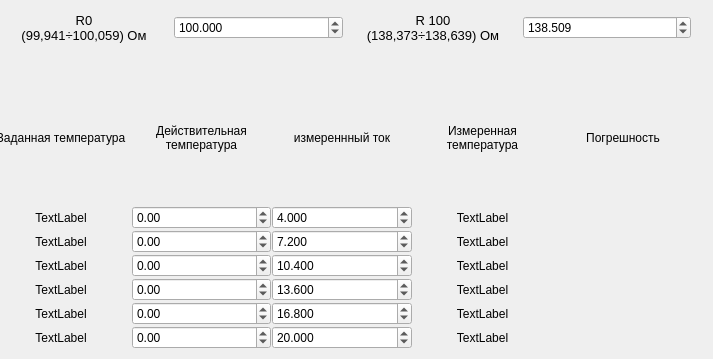
     <widget class="QWidget" name="tab_2">
      <attribute name="title">
       <string>Измерения</string>
      </attribute>
      <widget class="QWidget" name="gridLayoutWidget">
       <property name="geometry">
        <rect>
         <x>-10</x>
         <y>70</y>
         <width>704</width>
         <height>280</height>
        </rect>
       </property>
       <layout class="QGridLayout" name="gridLayout">
        <property name="margin">
         <number>1</number>
        </property>
        <property name="spacing">
         <number>1</number>
        </property>
        <item row="5" column="0">
         <widget class="QLabel" name="p1Value">
          <property name="sizePolicy">
           <sizepolicy hsizetype="Preferred" vsizetype="Preferred">
            <horstretch>1</horstretch>
            <verstretch>0</verstretch>
           </sizepolicy>
          </property>
          <property name="text">
           <string>TextLabel</string>
          </property>
          <property name="alignment">
           <set>Qt::AlignCenter</set>
          </property>
         </widget>
        </item>
        <item row="6" column="0">
         <widget class="QLabel" name="p2Value">
          <property name="sizePolicy">
           <sizepolicy hsizetype="Preferred" vsizetype="Preferred">
            <horstretch>1</horstretch>
            <verstretch>0</verstretch>
           </sizepolicy>
          </property>
          <property name="text">
           <string>TextLabel</string>
          </property>
          <property name="alignment">
           <set>Qt::AlignCenter</set>
          </property>
         </widget>
        </item>
        <item row="7" column="0">
         <widget class="QLabel" name="p3Value">
          <property name="sizePolicy">
           <sizepolicy hsizetype="Preferred" vsizetype="Preferred">
            <horstretch>1</horstretch>
            <verstretch>0</verstretch>
           </sizepolicy>
          </property>
          <property name="text">
           <string>TextLabel</string>
          </property>
          <property name="alignment">
           <set>Qt::AlignCenter</set>
          </property>
         </widget>
        </item>
        <item row="8" column="0">
         <widget class="QLabel" name="p4Value">
          <property name="sizePolicy">
           <sizepolicy hsizetype="Preferred" vsizetype="Preferred">
            <horstretch>1</horstretch>
            <verstretch>0</verstretch>
           </sizepolicy>
          </property>
          <property name="text">
           <string>TextLabel</string>
          </property>
          <property name="alignment">
           <set>Qt::AlignCenter</set>
          </property>
         </widget>
        </item>
        <item row="9" column="0">
         <widget class="QLabel" name="p5Value">
          <property name="sizePolicy">
           <sizepolicy hsizetype="Preferred" vsizetype="Preferred">
            <horstretch>1</horstretch>
            <verstretch>0</verstretch>
           </sizepolicy>
          </property>
          <property name="text">
           <string>TextLabel</string>
          </property>
          <property name="alignment">
           <set>Qt::AlignCenter</set>
          </property>
         </widget>
        </item>
        <item row="10" column="0">
         <widget class="QLabel" name="p6Value">
          <property name="sizePolicy">
           <sizepolicy hsizetype="Preferred" vsizetype="Preferred">
            <horstretch>1</horstretch>
            <verstretch>0</verstretch>
           </sizepolicy>
          </property>
          <property name="text">
           <string>TextLabel</string>
          </property>
          <property name="alignment">
           <set>Qt::AlignCenter</set>
          </property>
         </widget>
        </item>
        <item row="5" column="2">
         <widget class="QDoubleSpinBox" name="i1">
          <property name="sizePolicy">
           <sizepolicy hsizetype="Minimum" vsizetype="Fixed">
            <horstretch>1</horstretch>
            <verstretch>0</verstretch>
           </sizepolicy>
          </property>
          <property name="decimals">
           <number>3</number>
          </property>
          <property name="singleStep">
           <double>0.001000000000000</double>
          </property>
          <property name="value">
           <double>4.000000000000000</double>
          </property>
         </widget>
        </item>
        <item row="6" column="2">
         <widget class="QDoubleSpinBox" name="i2">
          <property name="sizePolicy">
           <sizepolicy hsizetype="Minimum" vsizetype="Fixed">
            <horstretch>1</horstretch>
            <verstretch>0</verstretch>
           </sizepolicy>
          </property>
          <property name="decimals">
           <number>3</number>
          </property>
          <property name="singleStep">
           <double>0.001000000000000</double>
          </property>
          <property name="value">
           <double>7.200000000000000</double>
          </property>
         </widget>
        </item>
        <item row="7" column="2">
         <widget class="QDoubleSpinBox" name="i3">
          <property name="sizePolicy">
           <sizepolicy hsizetype="Minimum" vsizetype="Fixed">
            <horstretch>1</horstretch>
            <verstretch>0</verstretch>
           </sizepolicy>
          </property>
          <property name="decimals">
           <number>3</number>
          </property>
          <property name="singleStep">
           <double>0.001000000000000</double>
          </property>
          <property name="value">
           <double>10.400000000000000</double>
          </property>
         </widget>
        </item>
        <item row="8" column="2">
         <widget class="QDoubleSpinBox" name="i4">
          <property name="sizePolicy">
           <sizepolicy hsizetype="Minimum" vsizetype="Fixed">
            <horstretch>1</horstretch>
            <verstretch>0</verstretch>
           </sizepolicy>
          </property>
          <property name="decimals">
           <number>3</number>
          </property>
          <property name="singleStep">
           <double>0.001000000000000</double>
          </property>
          <property name="value">
           <double>13.600000000000000</double>
          </property>
         </widget>
        </item>
        <item row="9" column="2">
         <widget class="QDoubleSpinBox" name="i5">
          <property name="sizePolicy">
           <sizepolicy hsizetype="Minimum" vsizetype="Fixed">
            <horstretch>1</horstretch>
            <verstretch>0</verstretch>
           </sizepolicy>
          </property>
          <property name="decimals">
           <number>3</number>
          </property>
          <property name="singleStep">
           <double>0.001000000000000</double>
          </property>
          <property name="value">
           <double>16.800000000000001</double>
          </property>
         </widget>
        </item>
        <item row="10" column="2">
         <widget class="QDoubleSpinBox" name="i6">
          <property name="sizePolicy">
           <sizepolicy hsizetype="Minimum" vsizetype="Fixed">
            <horstretch>1</horstretch>
            <verstretch>0</verstretch>
           </sizepolicy>
          </property>
          <property name="decimals">
           <number>3</number>
          </property>
          <property name="singleStep">
           <double>0.001000000000000</double>
          </property>
          <property name="value">
           <double>20.000000000000000</double>
          </property>
         </widget>
        </item>
        <item row="5" column="4">
         <widget class="QLabel" name="du1">
          <property name="sizePolicy">
           <sizepolicy hsizetype="Preferred" vsizetype="Preferred">
            <horstretch>1</horstretch>
            <verstretch>0</verstretch>
           </sizepolicy>
          </property>
          <property name="text">
           <string/>
          </property>
          <property name="alignment">
           <set>Qt::AlignCenter</set>
          </property>
         </widget>
        </item>
        <item row="6" column="4">
         <widget class="QLabel" name="du2">
          <property name="sizePolicy">
           <sizepolicy hsizetype="Preferred" vsizetype="Preferred">
            <horstretch>1</horstretch>
            <verstretch>0</verstretch>
           </sizepolicy>
          </property>
          <property name="text">
           <string/>
          </property>
          <property name="alignment">
           <set>Qt::AlignCenter</set>
          </property>
         </widget>
        </item>
        <item row="7" column="4">
         <widget class="QLabel" name="du3">
          <property name="sizePolicy">
           <sizepolicy hsizetype="Preferred" vsizetype="Preferred">
            <horstretch>1</horstretch>
            <verstretch>0</verstretch>
           </sizepolicy>
          </property>
          <property name="text">
           <string/>
          </property>
          <property name="alignment">
           <set>Qt::AlignCenter</set>
          </property>
         </widget>
        </item>
        <item row="8" column="4">
         <widget class="QLabel" name="du4">
          <property name="sizePolicy">
           <sizepolicy hsizetype="Preferred" vsizetype="Preferred">
            <horstretch>1</horstretch>
            <verstretch>0</verstretch>
           </sizepolicy>
          </property>
          <property name="text">
           <string/>
          </property>
          <property name="alignment">
           <set>Qt::AlignCenter</set>
          </property>
         </widget>
        </item>
        <item row="9" column="4">
         <widget class="QLabel" name="du5">
          <property name="sizePolicy">
           <sizepolicy hsizetype="Preferred" vsizetype="Preferred">
            <horstretch>1</horstretch>
            <verstretch>0</verstretch>
           </sizepolicy>
          </property>
          <property name="text">
           <string/>
          </property>
          <property name="alignment">
           <set>Qt::AlignCenter</set>
          </property>
         </widget>
        </item>
        <item row="10" column="4">
         <widget class="QLabel" name="du6">
          <property name="sizePolicy">
           <sizepolicy hsizetype="Preferred" vsizetype="Preferred">
            <horstretch>1</horstretch>
            <verstretch>0</verstretch>
           </sizepolicy>
          </property>
          <property name="text">
           <string/>
          </property>
          <property name="alignment">
           <set>Qt::AlignCenter</set>
          </property>
         </widget>
        </item>
        <item row="4" column="3">
         <widget class="QLabel" name="label_12">
          <property name="sizePolicy">
           <sizepolicy hsizetype="Preferred" vsizetype="Preferred">
            <horstretch>1</horstretch>
            <verstretch>0</verstretch>
           </sizepolicy>
          </property>
          <property name="text">
           <string>Измеренная температура</string>
          </property>
          <property name="alignment">
           <set>Qt::AlignCenter</set>
          </property>
          <property name="wordWrap">
           <bool>true</bool>
          </property>
         </widget>
        </item>
        <item row="4" column="1">
         <widget class="QLabel" name="label_9">
          <property name="sizePolicy">
           <sizepolicy hsizetype="Preferred" vsizetype="Preferred">
            <horstretch>1</horstretch>
            <verstretch>0</verstretch>
           </sizepolicy>
          </property>
          <property name="text">
           <string>Действительная температура</string>
          </property>
          <property name="alignment">
           <set>Qt::AlignCenter</set>
          </property>
          <property name="wordWrap">
           <bool>true</bool>
          </property>
         </widget>
        </item>
        <item row="4" column="0">
         <widget class="QLabel" name="label_8">
          <property name="sizePolicy">
           <sizepolicy hsizetype="Preferred" vsizetype="Preferred">
            <horstretch>1</horstretch>
            <verstretch>0</verstretch>
           </sizepolicy>
          </property>
          <property name="text">
           <string>Заданная температура</string>
          </property>
          <property name="scaledContents">
           <bool>false</bool>
          </property>
          <property name="alignment">
           <set>Qt::AlignCenter</set>
          </property>
          <property name="wordWrap">
           <bool>true</bool>
          </property>
         </widget>
        </item>
        <item row="4" column="2">
         <widget class="QLabel" name="label_10">
          <property name="sizePolicy">
           <sizepolicy hsizetype="Preferred" vsizetype="Preferred">
            <horstretch>1</horstretch>
            <verstretch>0</verstretch>
           </sizepolicy>
          </property>
          <property name="text">
           <string>измереннный ток</string>
          </property>
          <property name="alignment">
           <set>Qt::AlignCenter</set>
          </property>
          <property name="wordWrap">
           <bool>true</bool>
          </property>
         </widget>
        </item>
        <item row="4" column="4">
         <widget class="QLabel" name="label_13">
          <property name="sizePolicy">
           <sizepolicy hsizetype="Preferred" vsizetype="Preferred">
            <horstretch>1</horstretch>
            <verstretch>0</verstretch>
           </sizepolicy>
          </property>
          <property name="text">
           <string>Погрешность</string>
          </property>
          <property name="alignment">
           <set>Qt::AlignCenter</set>
          </property>
          <property name="wordWrap">
           <bool>true</bool>
          </property>
         </widget>
        </item>
        <item row="5" column="1">
         <widget class="QDoubleSpinBox" name="t1">
          <property name="sizePolicy">
           <sizepolicy hsizetype="Minimum" vsizetype="Fixed">
            <horstretch>1</horstretch>
            <verstretch>0</verstretch>
           </sizepolicy>
          </property>
          <property name="decimals">
           <number>2</number>
          </property>
          <property name="minimum">
           <double>-200.000000000000000</double>
          </property>
          <property name="maximum">
           <double>200.000000000000000</double>
          </property>
          <property name="singleStep">
           <double>0.010000000000000</double>
          </property>
         </widget>
        </item>
        <item row="6" column="1">
         <widget class="QDoubleSpinBox" name="t2">
          <property name="sizePolicy">
           <sizepolicy hsizetype="Minimum" vsizetype="Fixed">
            <horstretch>1</horstretch>
            <verstretch>0</verstretch>
           </sizepolicy>
          </property>
          <property name="decimals">
           <number>2</number>
          </property>
          <property name="minimum">
           <double>-200.000000000000000</double>
          </property>
          <property name="maximum">
           <double>200.000000000000000</double>
          </property>
          <property name="singleStep">
           <double>0.010000000000000</double>
          </property>
         </widget>
        </item>
        <item row="7" column="1">
         <widget class="QDoubleSpinBox" name="t3">
          <property name="sizePolicy">
           <sizepolicy hsizetype="Minimum" vsizetype="Fixed">
            <horstretch>1</horstretch>
            <verstretch>0</verstretch>
           </sizepolicy>
          </property>
          <property name="decimals">
           <number>2</number>
          </property>
          <property name="minimum">
           <double>-200.000000000000000</double>
          </property>
          <property name="maximum">
           <double>200.000000000000000</double>
          </property>
          <property name="singleStep">
           <double>0.010000000000000</double>
          </property>
         </widget>
        </item>
        <item row="5" column="3">
         <widget class="QLabel" name="i1Value">
          <property name="sizePolicy">
           <sizepolicy hsizetype="Preferred" vsizetype="Preferred">
            <horstretch>1</horstretch>
            <verstretch>0</verstretch>
           </sizepolicy>
          </property>
          <property name="text">
           <string>TextLabel</string>
          </property>
          <property name="alignment">
           <set>Qt::AlignCenter</set>
          </property>
         </widget>
        </item>
        <item row="6" column="3">
         <widget class="QLabel" name="i2Value">
          <property name="sizePolicy">
           <sizepolicy hsizetype="Preferred" vsizetype="Preferred">
            <horstretch>1</horstretch>
            <verstretch>0</verstretch>
           </sizepolicy>
          </property>
          <property name="text">
           <string>TextLabel</string>
          </property>
          <property name="alignment">
           <set>Qt::AlignCenter</set>
          </property>
         </widget>
        </item>
        <item row="7" column="3">
         <widget class="QLabel" name="i3Value">
          <property name="sizePolicy">
           <sizepolicy hsizetype="Preferred" vsizetype="Preferred">
            <horstretch>1</horstretch>
            <verstretch>0</verstretch>
           </sizepolicy>
          </property>
          <property name="text">
           <string>TextLabel</string>
          </property>
          <property name="alignment">
           <set>Qt::AlignCenter</set>
          </property>
         </widget>
        </item>
        <item row="8" column="1">
         <widget class="QDoubleSpinBox" name="t4">
          <property name="sizePolicy">
           <sizepolicy hsizetype="Minimum" vsizetype="Fixed">
            <horstretch>1</horstretch>
            <verstretch>0</verstretch>
           </sizepolicy>
          </property>
          <property name="decimals">
           <number>2</number>
          </property>
          <property name="minimum">
           <double>-200.000000000000000</double>
          </property>
          <property name="maximum">
           <double>200.000000000000000</double>
          </property>
          <property name="singleStep">
           <double>0.010000000000000</double>
          </property>
         </widget>
        </item>
        <item row="9" column="1">
         <widget class="QDoubleSpinBox" name="t5">
          <property name="sizePolicy">
           <sizepolicy hsizetype="Minimum" vsizetype="Fixed">
            <horstretch>1</horstretch>
            <verstretch>0</verstretch>
           </sizepolicy>
          </property>
          <property name="decimals">
           <number>2</number>
          </property>
          <property name="minimum">
           <double>-200.000000000000000</double>
          </property>
          <property name="maximum">
           <double>200.000000000000000</double>
          </property>
          <property name="singleStep">
           <double>0.010000000000000</double>
          </property>
         </widget>
        </item>
        <item row="10" column="1">
         <widget class="QDoubleSpinBox" name="t6">
          <property name="sizePolicy">
           <sizepolicy hsizetype="Minimum" vsizetype="Fixed">
            <horstretch>1</horstretch>
            <verstretch>0</verstretch>
           </sizepolicy>
          </property>
          <property name="decimals">
           <number>2</number>
          </property>
          <property name="minimum">
           <double>-200.000000000000000</double>
          </property>
          <property name="maximum">
           <double>200.000000000000000</double>
          </property>
          <property name="singleStep">
           <double>0.010000000000000</double>
          </property>
         </widget>
        </item>
        <item row="8" column="3">
         <widget class="QLabel" name="i4Value">
          <property name="sizePolicy">
           <sizepolicy hsizetype="Preferred" vsizetype="Preferred">
            <horstretch>1</horstretch>
            <verstretch>0</verstretch>
           </sizepolicy>
          </property>
          <property name="text">
           <string>TextLabel</string>
          </property>
          <property name="alignment">
           <set>Qt::AlignCenter</set>
          </property>
         </widget>
        </item>
        <item row="9" column="3">
         <widget class="QLabel" name="i5Value">
          <property name="sizePolicy">
           <sizepolicy hsizetype="Preferred" vsizetype="Preferred">
            <horstretch>1</horstretch>
            <verstretch>0</verstretch>
           </sizepolicy>
          </property>
          <property name="text">
           <string>TextLabel</string>
          </property>
          <property name="alignment">
           <set>Qt::AlignCenter</set>
          </property>
         </widget>
        </item>
        <item row="10" column="3">
         <widget class="QLabel" name="i6Value">
          <property name="sizePolicy">
           <sizepolicy hsizetype="Preferred" vsizetype="Preferred">
            <horstretch>1</horstretch>
            <verstretch>0</verstretch>
           </sizepolicy>
          </property>
          <property name="text">
           <string>TextLabel</string>
          </property>
          <property name="alignment">
           <set>Qt::AlignCenter</set>
          </property>
         </widget>
        </item>
       </layout>
      </widget>
      <widget class="QWidget" name="layoutWidget">
       <property name="geometry">
        <rect>
         <x>0</x>
         <y>0</y>
         <width>691</width>
         <height>56</height>
        </rect>
       </property>
       <layout class="QHBoxLayout" name="horizontalLayout_3">
        <item>
         <widget class="QLabel" name="label_21">
          <property name="text">
           <string>&lt;!DOCTYPE HTML PUBLIC &quot;-//W3C//DTD HTML 4.0//EN&quot; &quot;http://www.w3.org/TR/REC-html40/strict.dtd&quot;&gt;
&lt;html&gt;&lt;head&gt;&lt;meta name=&quot;qrichtext&quot; content=&quot;1&quot; /&gt;&lt;style type=&quot;text/css&quot;&gt;
p, li { white-space: pre-wrap; }
&lt;/style&gt;&lt;/head&gt;&lt;body style=&quot; font-family:'Sans'; font-size:10pt; font-weight:400; font-style:normal;&quot;&gt;
&lt;p align=&quot;center&quot; style=&quot; margin-top:0px; margin-bottom:0px; margin-left:0px; margin-right:0px; -qt-block-indent:0; text-indent:0px;&quot;&gt;R0&lt;/p&gt;
&lt;p align=&quot;center&quot; style=&quot; margin-top:0px; margin-bottom:0px; margin-left:0px; margin-right:0px; -qt-block-indent:0; text-indent:0px;&quot;&gt;(99,941&lt;span style=&quot; font-family:'DejaVu Sans, sans-serif';&quot;&gt;÷100,059) Ом&lt;/span&gt;&lt;/p&gt;&lt;/body&gt;&lt;/html&gt;</string>
          </property>
          <property name="alignment">
           <set>Qt::AlignCenter</set>
          </property>
          <property name="wordWrap">
           <bool>false</bool>
          </property>
         </widget>
        </item>
        <item>
         <widget class="QDoubleSpinBox" name="r0box">
          <property name="decimals">
           <number>3</number>
          </property>
          <property name="maximum">
           <double>200.000000000000000</double>
          </property>
          <property name="singleStep">
           <double>0.001000000000000</double>
          </property>
          <property name="value">
           <double>100.000000000000000</double>
          </property>
         </widget>
        </item>
        <item>
         <widget class="QLabel" name="label_22">
          <property name="text">
           <string>&lt;!DOCTYPE HTML PUBLIC &quot;-//W3C//DTD HTML 4.0//EN&quot; &quot;http://www.w3.org/TR/REC-html40/strict.dtd&quot;&gt;
&lt;html&gt;&lt;head&gt;&lt;meta name=&quot;qrichtext&quot; content=&quot;1&quot; /&gt;&lt;style type=&quot;text/css&quot;&gt;
p, li { white-space: pre-wrap; }
&lt;/style&gt;&lt;/head&gt;&lt;body style=&quot; font-family:'Sans'; font-size:10pt; font-weight:400; font-style:normal;&quot;&gt;
&lt;p align=&quot;center&quot; style=&quot; margin-top:0px; margin-bottom:0px; margin-left:0px; margin-right:0px; -qt-block-indent:0; text-indent:0px;&quot;&gt;R 100&lt;/p&gt;
&lt;p align=&quot;center&quot; style=&quot; margin-top:0px; margin-bottom:0px; margin-left:0px; margin-right:0px; -qt-block-indent:0; text-indent:0px;&quot;&gt;(138,373&lt;span style=&quot; font-family:'DejaVu Sans, sans-serif';&quot;&gt;÷138,639) Ом&lt;/span&gt;&lt;/p&gt;&lt;/body&gt;&lt;/html&gt;</string>
          </property>
          <property name="alignment">
           <set>Qt::AlignCenter</set>
          </property>
          <property name="wordWrap">
           <bool>true</bool>
          </property>
         </widget>
        </item>
        <item>
         <widget class="QDoubleSpinBox" name="r100box">
          <property name="decimals">
           <number>3</number>
          </property>
          <property name="maximum">
           <double>200.000000000000000</double>
          </property>
          <property name="singleStep">
           <double>0.001000000000000</double>
          </property>
          <property name="value">
           <double>138.508999999999986</double>
          </property>
         </widget>
        </item>
       </layout>
      </widget>
     </widget>
